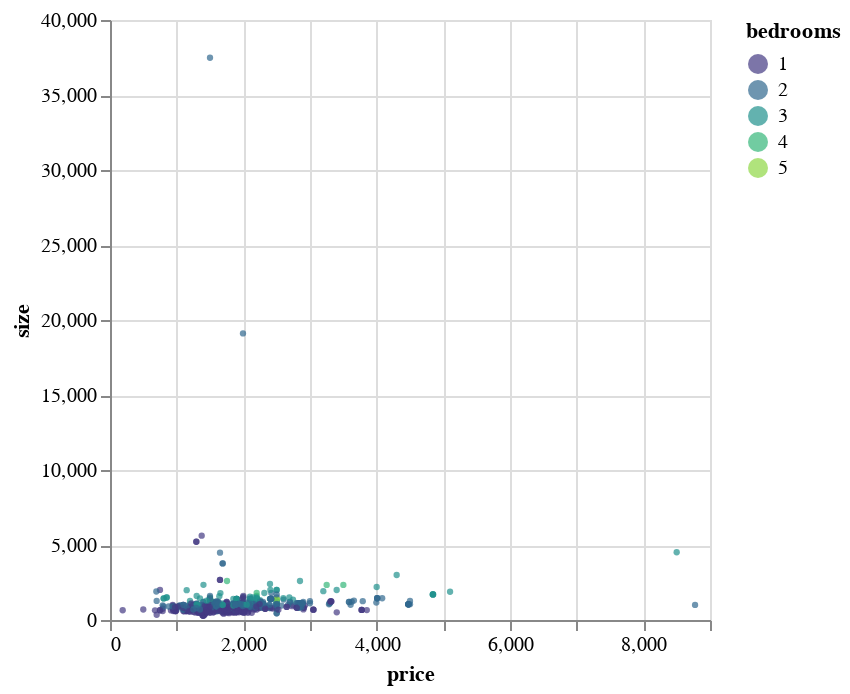

The notebook cell this image was saved under:
### Code cell
alt.Chart(results).mark_circle(size=10).encode(
    x='price:Q',
    y='size:Q',
    color=alt.Color('bedrooms:O', scale=alt.Scale(scheme = 'viridis')),
    tooltip=['title','price', 'size', 'bedrooms']
).interactive()

### Figure 1 — Vega-Lite specification as saved in the notebook (floating-point values rounded to 4 significant figures; data arrays with more than 128 entries replaced by an {"elided": "..."} marker saying what was removed)
{"config": {"view": {"continuousWidth": 300, "continuousHeight": 300}}, "data": {"name": "data-ec834f152101a6b66ffc44a1e2b06aa4"}, "mark": {"type": "circle", "size": 10}, "encoding": {"color": {"field": "bedrooms", "scale": {"scheme": "viridis"}, "type": "ordinal"}, "tooltip": [{"field": "title", "type": "nominal"}, {"field": "price", "type": "quantitative"}, {"field": "size", "type": "quantitative"}, {"field": "bedrooms", "type": "quantitative"}], "x": {"field": "price", "type": "quantitative"}, "y": {"field": "size", "type": "quantitative"}}, "params": [{"name": "param_2", "select": {"type": "interval", "encodings": ["x", "y"]}, "bind": "scales"}], "$schema": "https://vega.github.io/schema/vega-lite/v5.14.1.json", "datasets": {"data-ec834f152101a6b66ffc44a1e2b06aa4": {"elided": "600 records"}}}
